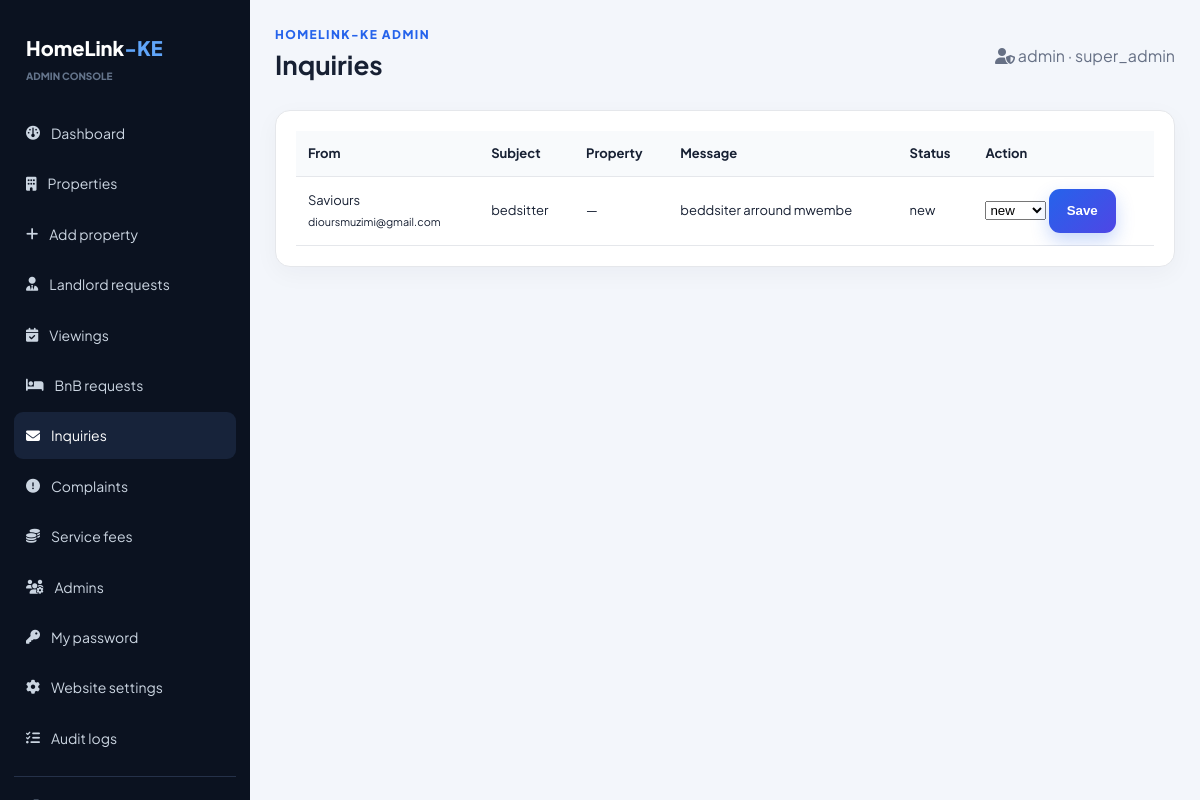
The page /HomeLink-KE/admin/inquiries.php (signed in) on the database its author committed.
### tables this page shows
CREATE TABLE `inquiries` (
  `id` int(11) NOT NULL,
  `name` varchar(100) NOT NULL,
  `email` varchar(100) NOT NULL,
  `subject` varchar(255) DEFAULT NULL,
  `message` text NOT NULL,
  `created_at` timestamp NOT NULL DEFAULT current_timestamp(),
  `property_id` int(11) DEFAULT NULL,
  `status` enum('new','read','closed') NOT NULL DEFAULT 'new'
);

### HomeLink-KE/includes/functions.php (called while the page is built, shortened)
<?php
function e(?string $value): string {
    return htmlspecialchars((string)$value, ENT_QUOTES, 'UTF-8');
}

### HomeLink-KE/admin/inquiries.php (the view, shortened to what this page needs)
<?php
require_once __DIR__ . '/../includes/admin.php';
$res = $conn->query("SELECT i.*,p.title property_title FROM inquiries i LEFT JOIN properties p ON p.id=i.property_id ORDER BY i.created_at DESC");
?>
<div class="admin-card">
    <div class="admin-table-wrap">
        <table class="admin-table">
            <tr>
                <th>From</th>
                <th>Subject</th>
                <th>Property</th>
                <th>Message</th>
                <th>Status</th>
                <th>Action</th>
            </tr>
            <?php while ($r = $res->fetch_assoc()): ?>
                <tr>
                    <td>
                        <?= e($r['name']) ?><br>
                        <small><?= e($r['email']) ?></small>
                    </td>
                    <td><?= e($r['subject']) ?></td>
                    <td><?= e($r['property_title'] ?? '—') ?></td>
                    <td><?= e($r['message']) ?></td>
                    <td><?= e($r['status']) ?></td>
                    <td>
                        <form method="post">
                            <select name="status">
                                <option>new</option>
                            </select>
                            <button class="btn btn-primary">Save</button>
                        </form>
                    </td>
                </tr>
            <?php endwhile; ?>
        </table>
    </div>
</div>

### HomeLink-KE/assets/folder/style.css (style rules this page uses)
:root { --primary: #2563eb; --primary-dark: #1d4ed8; --secondary: #0f172a; --accent: #10b981; --bg: #f6f8fc; --card: #ffffff; --text: #172033; --muted: #667085; --border: #e5e7eb; --danger: #dc2626; --warning: #b45309; --shadow: 0 16px 40px rgba(15, 23, 42, 0.08); --shadow-3d: 0 20px 35px -10px rgba(15, 23, 42, 0.15), 0 10px 15px -5px rgba(0, 0, 0, 0.04); --radius: 18px; --transition: all 0.3s cubic-bezier(0.16, 1, 0.3, 1); --touch-target: 44px; }
* { box-sizing: border-box; -webkit-tap-highlight-color: transparent; }
html { scroll-behavior: smooth; }
body { margin: 0; background: var(--bg); color: var(--text); font-family: 'Plus Jakarta Sans', Arial, sans-serif; line-height: 1.6; overflow-x: hidden; }
.nav-cta, .btn-primary { background: linear-gradient(135deg, var(--primary), #4f46e5) !important; color: #ffffff !important; padding: 11px 17px; border-radius: 11px; box-shadow: 0 8px 18px rgba(37, 99, 235, 0.25); transition: var(--transition); min-height: var(--touch-target); }
.btn { display: inline-flex; align-items: center; justify-content: center; gap: 8px; border: 0; border-radius: 11px; padding: 12px 18px; text-decoration: none; font-weight: 700; cursor: pointer; transition: var(--transition); perspective: 500px; min-height: var(--touch-target); }
.admin-body { background: #f3f6fb; }
.admin-card { background: #ffffff; border: 1px solid var(--border); border-radius: 15px; padding: 20px; box-shadow: 0 7px 25px rgba(15, 23, 42, 0.04); }
.admin-table-wrap { overflow: auto; -webkit-overflow-scrolling: touch; }
.admin-table { width: 100%; border-collapse: collapse; min-width: 700px; }
.admin-table th, .admin-table td { padding: 12px; border-bottom: 1px solid var(--border); text-align: left; font-size: 13px; }
.admin-table th { background: #f8fafc; }

### rows shown on the page
inquiries: name "Saviours", email "dioursmuzimi@gmail.com", subject "bedsitter", property_title "—", message "beddsiter arround mwembe", status "new"

### other values the page prints
$it[3] "Dashboard"
$it[3] "Properties"
$it[3] "Add property"
$it[3] "Landlord requests"
$it[3] "Viewings"
$it[3] "BnB requests"
$it[3] "Inquiries"
$it[3] "Complaints"
$it[3] "Service fees"
$it[3] "Admins"
$it[3] "My password"
$it[3] "Website settings"
$it[3] "Audit logs"
$title "Inquiries"
$adminName "admin"
